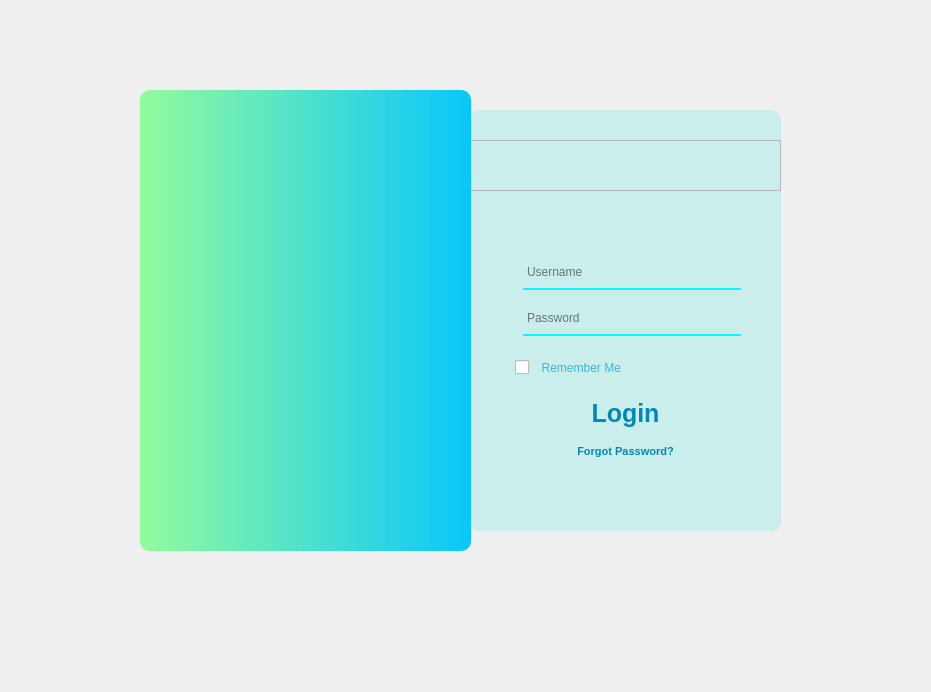
<?xml version="1.0" encoding="UTF-8"?>
<ui version="4.0">
 <class>Form</class>
 <widget class="QWidget" name="Form">
  <property name="geometry">
   <rect>
    <x>0</x>
    <y>0</y>
    <width>931</width>
    <height>692</height>
   </rect>
  </property>
  <property name="windowTitle">
   <string>Form</string>
  </property>
  <widget class="QWidget" name="widget" native="true">
   <property name="geometry">
    <rect>
     <x>60</x>
     <y>50</y>
     <width>811</width>
     <height>551</height>
    </rect>
   </property>
   <widget class="QLabel" name="login_background">
    <property name="geometry">
     <rect>
      <x>410</x>
      <y>60</y>
      <width>311</width>
      <height>421</height>
     </rect>
    </property>
    <property name="sizePolicy">
     <sizepolicy hsizetype="Fixed" vsizetype="Fixed">
      <horstretch>0</horstretch>
      <verstretch>0</verstretch>
     </sizepolicy>
    </property>
    <property name="styleSheet">
     <string notr="true">background-color: rgb(202, 238, 236);
border-radius:10px;
</string>
    </property>
    <property name="text">
     <string/>
    </property>
   </widget>
   <widget class="QLabel" name="analytics_background">
    <property name="geometry">
     <rect>
      <x>80</x>
      <y>40</y>
      <width>331</width>
      <height>461</height>
     </rect>
    </property>
    <property name="sizePolicy">
     <sizepolicy hsizetype="Fixed" vsizetype="Fixed">
      <horstretch>0</horstretch>
      <verstretch>0</verstretch>
     </sizepolicy>
    </property>
    <property name="styleSheet">
     <string notr="true">background-color:qlineargradient(spread:pad, x1:0, y1:0, x2:1, y2:0, stop:0 rgba(147, 251, 157, 255), stop:1 rgba(9, 199, 251, 255));
border-radius:10px;
 

</string>
    </property>
    <property name="text">
     <string/>
    </property>
    <property name="scaledContents">
     <bool>false</bool>
    </property>
   </widget>
   <widget class="QFrame" name="logo_frame">
    <property name="geometry">
     <rect>
      <x>410</x>
      <y>90</y>
      <width>311</width>
      <height>51</height>
     </rect>
    </property>
    <property name="frameShape">
     <enum>QFrame::StyledPanel</enum>
    </property>
    <property name="frameShadow">
     <enum>QFrame::Raised</enum>
    </property>
    <widget class="QLabel" name="logo">
     <property name="geometry">
      <rect>
       <x>130</x>
       <y>0</y>
       <width>45</width>
       <height>50</height>
      </rect>
     </property>
     <property name="text">
      <string/>
     </property>
     <property name="pixmap">
      <pixmap resource="../resources/login_icons.qrc">:/Logo/Logo/Stay Smart Logo 1.png</pixmap>
     </property>
     <property name="scaledContents">
      <bool>true</bool>
     </property>
     <property name="alignment">
      <set>Qt::AlignCenter</set>
     </property>
    </widget>
   </widget>
   <widget class="QLabel" name="analytics_logo">
    <property name="geometry">
     <rect>
      <x>130</x>
      <y>140</y>
      <width>221</width>
      <height>321</height>
     </rect>
    </property>
    <property name="text">
     <string/>
    </property>
    <property name="pixmap">
     <pixmap resource="../resources/login_icons.qrc">:/Logo/Logo/7731130.png</pixmap>
    </property>
    <property name="scaledContents">
     <bool>true</bool>
    </property>
    <property name="alignment">
     <set>Qt::AlignCenter</set>
    </property>
   </widget>
   <widget class="QWidget" name="layoutWidget">
    <property name="geometry">
     <rect>
      <x>450</x>
      <y>200</y>
      <width>231</width>
      <height>221</height>
     </rect>
    </property>
    <layout class="QVBoxLayout" name="verticalLayout">
     <item>
      <layout class="QHBoxLayout" name="horizontalLayout">
       <item>
        <widget class="QLabel" name="label">
         <property name="maximumSize">
          <size>
           <width>20</width>
           <height>20</height>
          </size>
         </property>
         <property name="text">
          <string/>
         </property>
         <property name="pixmap">
          <pixmap resource="../resources/login_icons.qrc">:/IconsBlue/IconsBlue/#0088b9/user.svg</pixmap>
         </property>
         <property name="scaledContents">
          <bool>true</bool>
         </property>
        </widget>
       </item>
       <item>
        <widget class="QLineEdit" name="lineEdit">
         <property name="minimumSize">
          <size>
           <width>125</width>
           <height>29</height>
          </size>
         </property>
         <property name="styleSheet">
          <string notr="true">background-color:rgba(0, 0, 0, 0);
border:2px solid rgba(0, 0, 0, 0);
border-bottom-color:rgba(17, 243, 255, 255);
color:rgb(0, 0, 0);
padding-bottom:7px;</string>
         </property>
         <property name="placeholderText">
          <string>Username</string>
         </property>
        </widget>
       </item>
      </layout>
     </item>
     <item>
      <layout class="QHBoxLayout" name="horizontalLayout_2">
       <item>
        <widget class="QLabel" name="pass_label">
         <property name="maximumSize">
          <size>
           <width>20</width>
           <height>20</height>
          </size>
         </property>
         <property name="styleSheet">
          <string notr="true">color: rgb(12, 67, 112);</string>
         </property>
         <property name="text">
          <string/>
         </property>
         <property name="pixmap">
          <pixmap resource="../resources/login_icons.qrc">:/IconsBlue/IconsBlue/#0088b9/key.svg</pixmap>
         </property>
         <property name="scaledContents">
          <bool>true</bool>
         </property>
        </widget>
       </item>
       <item>
        <widget class="QLineEdit" name="password_input">
         <property name="minimumSize">
          <size>
           <width>125</width>
           <height>29</height>
          </size>
         </property>
         <property name="styleSheet">
          <string notr="true">background-color:rgba(0, 0, 0, 0);
border:2px solid rgba(0, 0, 0, 0);
border-bottom-color:rgba(17, 243, 255, 255);
color:rgb(0, 0, 0);
padding-bottom:7px;</string>
         </property>
         <property name="echoMode">
          <enum>QLineEdit::Password</enum>
         </property>
         <property name="placeholderText">
          <string>Password</string>
         </property>
        </widget>
       </item>
      </layout>
     </item>
     <item>
      <widget class="QCheckBox" name="remembeme_checkBox">
       <property name="maximumSize">
        <size>
         <width>16777215</width>
         <height>29</height>
        </size>
       </property>
       <property name="layoutDirection">
        <enum>Qt::LeftToRight</enum>
       </property>
       <property name="styleSheet">
        <string notr="true">color: rgb(53, 185, 223);
border-radius:10px;
padding:5px;
</string>
       </property>
       <property name="text">
        <string>  Remember Me</string>
       </property>
      </widget>
     </item>
     <item>
      <widget class="QPushButton" name="login_button">
       <property name="font">
        <font>
         <pointsize>19</pointsize>
         <bold>true</bold>
        </font>
       </property>
       <property name="styleSheet">
        <string notr="true">QPushButton#login_button{
	color: rgb(0, 136, 185);
	border-radius:10px
}

QPushButton#login_button:pressed{
	padding-left:5px;
	padding-top:5px;
	background-position:calc(100% - 10px)center;
}

QPushButton#login_button:hover{
	color: rgb(255, 255, 255);
}

</string>
       </property>
       <property name="text">
        <string>Login</string>
       </property>
      </widget>
     </item>
     <item>
      <widget class="QPushButton" name="forgot_button">
       <property name="font">
        <font>
         <pointsize>8</pointsize>
         <bold>true</bold>
        </font>
       </property>
       <property name="styleSheet">
        <string notr="true">QPushButton#forgot_button{
	color: rgb(0, 136, 185);
	border:0px solid rgba(0, 0, 0, 0);
}

QPushButton#forgot_button:pressed{
	padding-left:5px;
	padding-top:5px;
	background-position:calc(100% - 10px)center;
}

QPushButton#forgot_button:hover{
	color: rgb(255, 255, 255);
}
</string>
       </property>
       <property name="text">
        <string>Forgot Password?</string>
       </property>
      </widget>
     </item>
    </layout>
   </widget>
   <widget class="QPushButton" name="visibility_button">
    <property name="geometry">
     <rect>
      <x>680</x>
      <y>255</y>
      <width>26</width>
      <height>26</height>
     </rect>
    </property>
    <property name="maximumSize">
     <size>
      <width>26</width>
      <height>26</height>
     </size>
    </property>
    <property name="styleSheet">
     <string notr="true">bottom-padding:5px;
border:2px;</string>
    </property>
    <property name="text">
     <string/>
    </property>
    <property name="icon">
     <iconset resource="../resources/login_icons.qrc">
      <normaloff>:/IconsBlue/IconsBlue/#0088b9/eye-off.svg</normaloff>
      <normalon>:/IconsBlue/IconsBlue/#0088b9/eye.svg</normalon>:/IconsBlue/IconsBlue/#0088b9/eye-off.svg</iconset>
    </property>
    <property name="checkable">
     <bool>true</bool>
    </property>
   </widget>
   <zorder>login_background</zorder>
   <zorder>layoutWidget</zorder>
   <zorder>logo_frame</zorder>
   <zorder>analytics_background</zorder>
   <zorder>visibility_button</zorder>
   <zorder>analytics_logo</zorder>
  </widget>
 </widget>
 <resources>
  <include location="../resources/login_icons.qrc"/>
  <include location="../../../../../QtDesignStudio/Projects/Designer/login_icons.qrc"/>
 </resources>
 <connections/>
</ui>
